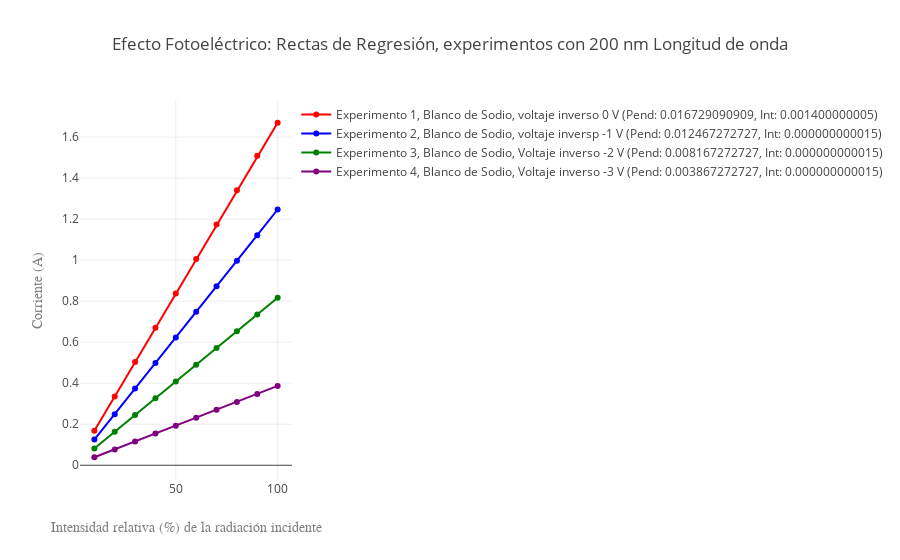

Notebook code cell kept with this figure:
### Code cell
$$// Librería de regresión (instalar con `npm install regression`)
const regression = require('regression');

// Datos de los experimentos: 10 pares (x, y) para cada uno
const datos_experimentos = [
    {
        name: 'Experimento 1, Blanco de Sodio, voltaje inverso 0 V',
        datos: [
            [10, 0.168], [20, 0.335], [30, 0.503], [40, 0.671], [50, 0.838],
            [60, 1.006], [70, 1.174], [80, 1.341], [90, 1.509], [100, 1.67]
        ]
    },
    {
        name: 'Experimento 2, Blanco de Sodio, voltaje inversp -1 V',
        datos: [
            [10, 0.125], [20, 0.249], [30, 0.374], [40, 0.499], [50, 0.623],
            [60, 0.748], [70, 0.873], [80, 0.997], [90, 1.122], [100, 1.247]
        ]
    },
    {
        name: 'Experimento 3, Blanco de Sodio, Voltaje inverso -2 V',
        datos: [
            [10, 0.082], [20, 0.163], [30, 0.245], [40, 0.327], [50, 0.408],
            [60, 0.490], [70, 0.572], [80, 0.653], [90, 0.735], [100, 0.817]
        ]
    },
    {
        name: 'Experimento 4, Blanco de Sodio, Voltaje inverso -3 V',
        datos: [
            [10, 0.039], [20, 0.077], [30, 0.116], [40, 0.155], [50, 0.193],
            [60, 0.232], [70, 0.271], [80, 0.309], [90, 0.348], [100, 0.387]
        ]
    }
];

// Calcular pendiente e intersección para cada experimento
const resultados = datos_experimentos.map(exp => {
    const resultado_regresion = regression.linear(exp.datos, { precision: 12 });
    return {
        name: exp.name,
        pendiente: resultado_regresion.equation[0],
        interseccion: resultado_regresion.equation[1],
        color: exp.name === 'Experimento 1, Blanco de Sodio, voltaje inverso 0 V' ? 'red' : 
               exp.name === 'Experimento 2, Blanco de Sodio, voltaje inversp -1 V' ? 'blue' : 
               exp.name === 'Experimento 3, Blanco de Sodio, Voltaje inverso -2 V' ? 'green' : 'purple',
        datos: exp.datos // Retener los datos originales para graficar
    };
});

// Crear trazas para el gráfico
const trazas = resultados.map(res => {
const x = res.datos.map(par => par[0]); // Intensidades relativas
const y = res.datos.map(par => par[1]); // Corrientes

    return {
        x: x,
        y: y,
        mode: 'markers+lines', // Puntos y líneas
        name: `${res.name} (Pend: ${res.pendiente.toFixed(12)}, Int: ${res.interseccion.toFixed(12)})`,
        line: { color: res.color }
    };
});

// Configuración del layout
const layout = {
    title: 'Efecto Fotoeléctrico: Rectas de Regresión, experimentos con 200 nm Longitud de onda',
    xaxis: {
        title: 'Intensidad relativa (%) de la radiación incidente',
        titlefont: { family: 'Courier New, monospace', size: 14, color: '#7f7f7f' }
    },
    yaxis: {
        title: 'Corriente (A)',
        titlefont: { family: 'Courier New, monospace', size: 14, color: '#7f7f7f' }
    },
    showlegend: true // Mostrar la leyenda
};

function Plotly(data, layout, $$) {
    $$ = $$ || global.$$;
    $$.mime({ "application/vnd.plotly.v1+json": { data: data, layout: layout } });
}

// Renderiza el gráfico en nteract
Plotly(trazas, layout, $$);

### Figure 1 — Plotly figure (JSON) as saved in the notebook; plotly's stock layout.template omitted (floating-point values rounded to 4 significant figures)
{"data": [{"line": {"color": "red"}, "mode": "markers+lines", "name": "Experimento 1, Blanco de Sodio, voltaje inverso 0 V (Pend: 0.016729090909, Int: 0.001400000005)", "x": [10, 20, 30, 40, 50, 60, 70, 80, 90, 100], "y": [0.168, 0.335, 0.503, 0.671, 0.838, 1.006, 1.174, 1.341, 1.509, 1.67]}, {"line": {"color": "blue"}, "mode": "markers+lines", "name": "Experimento 2, Blanco de Sodio, voltaje inversp -1 V (Pend: 0.012467272727, Int: 0.000000000015)", "x": [10, 20, 30, 40, 50, 60, 70, 80, 90, 100], "y": [0.125, 0.249, 0.374, 0.499, 0.623, 0.748, 0.873, 0.997, 1.122, 1.247]}, {"line": {"color": "green"}, "mode": "markers+lines", "name": "Experimento 3, Blanco de Sodio, Voltaje inverso -2 V (Pend: 0.008167272727, Int: 0.000000000015)", "x": [10, 20, 30, 40, 50, 60, 70, 80, 90, 100], "y": [0.082, 0.163, 0.245, 0.327, 0.408, 0.49, 0.572, 0.653, 0.735, 0.817]}, {"line": {"color": "purple"}, "mode": "markers+lines", "name": "Experimento 4, Blanco de Sodio, Voltaje inverso -3 V (Pend: 0.003867272727, Int: 0.000000000015)", "x": [10, 20, 30, 40, 50, 60, 70, 80, 90, 100], "y": [0.039, 0.077, 0.116, 0.155, 0.193, 0.232, 0.271, 0.309, 0.348, 0.387]}], "layout": {"showlegend": true, "title": "Efecto Fotoeléctrico: Rectas de Regresión, experimentos con 200 nm Longitud de onda", "xaxis": {"title": "Intensidad relativa (%) de la radiación incidente", "titlefont": {"color": "#7f7f7f", "family": "Courier New, monospace", "size": 14}}, "yaxis": {"title": "Corriente (A)", "titlefont": {"color": "#7f7f7f", "family": "Courier New, monospace", "size": 14}}}}
